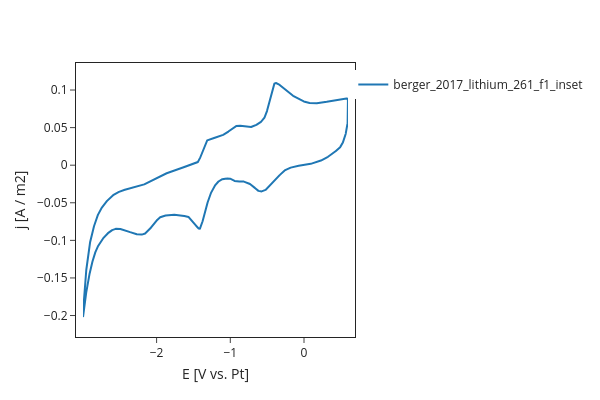

Notebook source saved alongside this figure:
### Markdown cell above
# Plot the entries

Plots can be created directly from the unipackage interface

### Code cell
berger2017 = mppi_db['berger_2017_lithium_261_f1_inset']
berger2017.plot()

### Figure 1 — Plotly figure (JSON) as saved in the notebook; plotly's stock layout.template omitted (floating-point values rounded to 4 significant figures; data arrays with more than 128 entries replaced by an {"elided": "..."} marker saying what was removed)
{"data": [{"mode": "lines", "name": "berger_2017_lithium_261_f1_inset", "type": "scatter", "x": {"elided": "7208 float values"}, "y": {"elided": "7208 float values"}}], "layout": {"autosize": true, "height": 400, "margin": {"b": 70, "l": 70, "pad": 7, "r": 70, "t": 70}, "showlegend": true, "width": 600, "xaxis": {"mirror": true, "showline": true, "title": {"text": "E [V vs. Pt]"}}, "yaxis": {"mirror": true, "showline": true, "title": {"text": "j [A / m2]"}}}}
